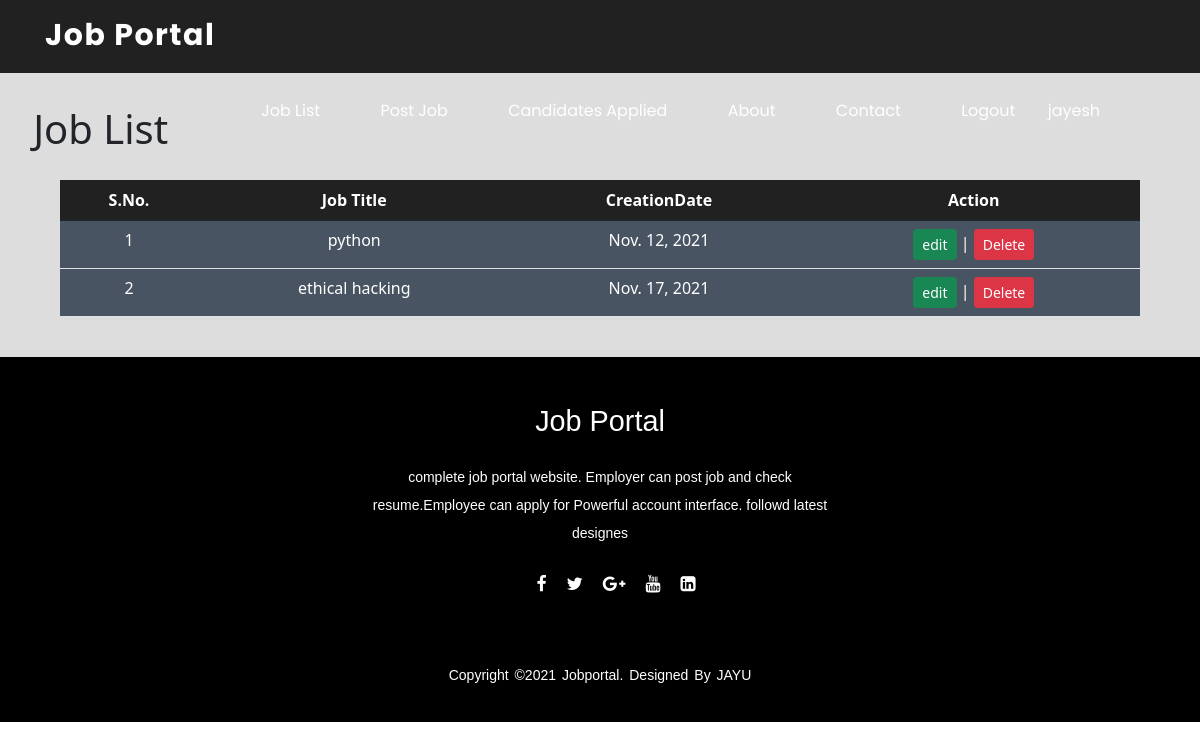
The page /job_list/ (signed in) on the database as committed earlier.
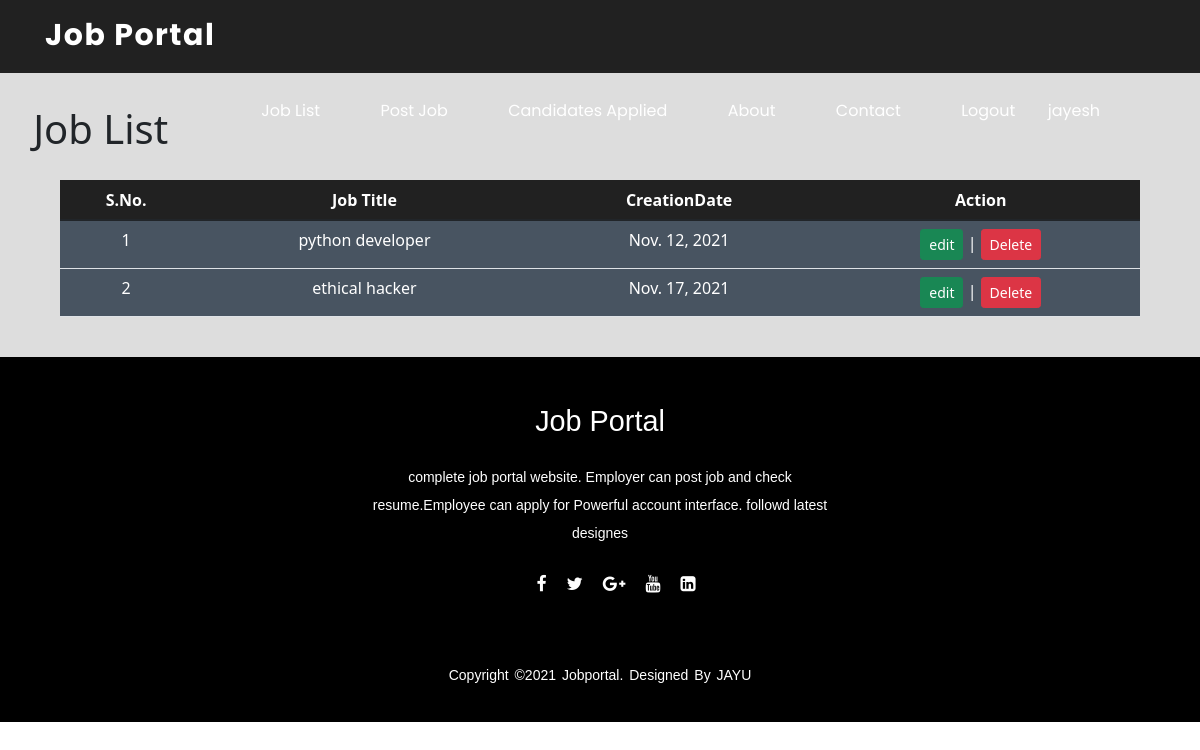
The same page on the database as committed later.
### job/models.py (models this page shows, shortened)
class jobs(models.Model):
    recruiter1 = models.ForeignKey(recruiter,on_delete=models.CASCADE)
    start_date=models.DateField()
    end_date=models.DateField()
    title=models.CharField(max_length=20)
    salary=models.FloatField(max_length=20)
    description=models.CharField(max_length=100)
    image=models.FileField()
    experience=models.CharField(max_length=100)
    location=models.CharField(max_length=20)
    skills=models.CharField(max_length=100)
    creation_date=models.DateField()

### job/views.py (the view)
# urls.py: path('job_list/',views.job_list,name='job_list'),
def job_list(request):
    if not request.user.is_authenticated:
        return redirect('recruiter_login')
    user=request.user
    recruiter2=recruiter.objects.get(user=user)
    job=jobs.objects.filter(recruiter1=recruiter2)
    d={'job':job}
    return render(request,'job/job_list.html',d)

### templates/job/job_list.html (shortened to what this page needs)
{% extends 'job/recruiter_navigation.html' %}
{% load static %}
{% block content %}
<div class="bg1">
<div class="hedinglist">
<br>
<br>
<h2 style="text-align:center;font-size:40px;margin-top:-16px;">Job List </h2>
</div>
<div class="listing">
<table class="table table-hover" id="example" >
<thead>
<tr style="text-align:center;">
    <th>S.No.</th>
    <th>Job Title</th>
    <th>CreationDate</th>
    <th>Action</th>
</tr>
</thead>
    <tbody>
        {% for i in job %}
            <tr style="background-color:#485461;text-align:center;">
                <td>{{forloop.counter}}</td>
                <td>{{i.title}}</td>
                <td>{{i.creation_date}}</td>
                <td><a href="{% url 'edit_jobdetail' i.id %}" class="btn btn-success btn-sm">edit</a> | <a href="#" class="btn btn-danger btn-sm">Delete</a></td>
            </tr>
        {%endfor%}
    </tbody>
</table>
<br>
</div>
</div>
{% endblock content %}

Rows that differ between the two databases and show on the page:
changed jobs: title "python" → "python developer"
changed jobs: title "ethical hacking" → "ethical hacker"
